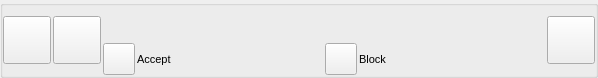
<?xml version="1.0" encoding="UTF-8"?>
<ui version="4.0">
 <class>PersonOfferListItemUi</class>
 <widget class="QWidget" name="PersonOfferListItemUi">
  <property name="geometry">
   <rect>
    <x>0</x>
    <y>0</y>
    <width>598</width>
    <height>74</height>
   </rect>
  </property>
  <property name="sizePolicy">
   <sizepolicy hsizetype="Expanding" vsizetype="Minimum">
    <horstretch>0</horstretch>
    <verstretch>0</verstretch>
   </sizepolicy>
  </property>
  <property name="minimumSize">
   <size>
    <width>0</width>
    <height>0</height>
   </size>
  </property>
  <property name="maximumSize">
   <size>
    <width>16777215</width>
    <height>16777215</height>
   </size>
  </property>
  <property name="font">
   <font>
    <pointsize>8</pointsize>
   </font>
  </property>
  <property name="windowTitle">
   <string>Form</string>
  </property>
  <property name="styleSheet">
   <string notr="true"/>
  </property>
  <layout class="QGridLayout" name="gridLayout">
   <property name="leftMargin">
    <number>0</number>
   </property>
   <property name="topMargin">
    <number>0</number>
   </property>
   <property name="rightMargin">
    <number>0</number>
   </property>
   <property name="bottomMargin">
    <number>0</number>
   </property>
   <property name="spacing">
    <number>0</number>
   </property>
   <item row="0" column="0">
    <widget class="QGroupBox" name="groupBox">
     <property name="title">
      <string notr="true"/>
     </property>
     <layout class="QHBoxLayout" name="horizontalLayout_2">
      <property name="spacing">
       <number>2</number>
      </property>
      <property name="leftMargin">
       <number>0</number>
      </property>
      <property name="topMargin">
       <number>0</number>
      </property>
      <property name="rightMargin">
       <number>0</number>
      </property>
      <property name="bottomMargin">
       <number>0</number>
      </property>
      <item>
       <widget class="VxPushButton" name="m_AvatarButton">
        <property name="sizePolicy">
         <sizepolicy hsizetype="Fixed" vsizetype="Fixed">
          <horstretch>0</horstretch>
          <verstretch>0</verstretch>
         </sizepolicy>
        </property>
        <property name="minimumSize">
         <size>
          <width>48</width>
          <height>48</height>
         </size>
        </property>
        <property name="maximumSize">
         <size>
          <width>48</width>
          <height>48</height>
         </size>
        </property>
        <property name="text">
         <string notr="true"/>
        </property>
        <property name="iconSize">
         <size>
          <width>48</width>
          <height>48</height>
         </size>
        </property>
       </widget>
      </item>
      <item>
       <widget class="VxPushButton" name="m_FriendshipButton">
        <property name="sizePolicy">
         <sizepolicy hsizetype="Fixed" vsizetype="Fixed">
          <horstretch>0</horstretch>
          <verstretch>0</verstretch>
         </sizepolicy>
        </property>
        <property name="minimumSize">
         <size>
          <width>48</width>
          <height>48</height>
         </size>
        </property>
        <property name="maximumSize">
         <size>
          <width>48</width>
          <height>48</height>
         </size>
        </property>
        <property name="text">
         <string notr="true"/>
        </property>
        <property name="iconSize">
         <size>
          <width>48</width>
          <height>48</height>
         </size>
        </property>
       </widget>
      </item>
      <item>
       <layout class="QVBoxLayout" name="verticalLayout">
        <property name="spacing">
         <number>2</number>
        </property>
        <item>
         <layout class="QHBoxLayout" name="TitleHorizontalLayout">
          <property name="spacing">
           <number>0</number>
          </property>
          <property name="leftMargin">
           <number>0</number>
          </property>
          <item>
           <widget class="QLabel" name="m_TitlePart1">
            <property name="font">
             <font>
              <pointsize>8</pointsize>
              <italic>false</italic>
              <bold>false</bold>
             </font>
            </property>
            <property name="text">
             <string/>
            </property>
           </widget>
          </item>
          <item>
           <widget class="QLabel" name="m_TitlePart2">
            <property name="text">
             <string/>
            </property>
           </widget>
          </item>
          <item>
           <spacer name="horizontalSpacer">
            <property name="orientation">
             <enum>Qt::Horizontal</enum>
            </property>
            <property name="sizeHint" stdset="0">
             <size>
              <width>40</width>
              <height>20</height>
             </size>
            </property>
           </spacer>
          </item>
         </layout>
        </item>
        <item>
         <widget class="QLabel" name="m_Line2Label">
          <property name="text">
           <string notr="true"/>
          </property>
         </widget>
        </item>
        <item>
         <layout class="QHBoxLayout" name="horizontalLayout">
          <item>
           <widget class="VxPushButton" name="m_AcceptButton">
            <property name="sizePolicy">
             <sizepolicy hsizetype="Fixed" vsizetype="Fixed">
              <horstretch>0</horstretch>
              <verstretch>0</verstretch>
             </sizepolicy>
            </property>
            <property name="minimumSize">
             <size>
              <width>32</width>
              <height>32</height>
             </size>
            </property>
            <property name="maximumSize">
             <size>
              <width>32</width>
              <height>32</height>
             </size>
            </property>
            <property name="text">
             <string notr="true"/>
            </property>
            <property name="iconSize">
             <size>
              <width>48</width>
              <height>48</height>
             </size>
            </property>
           </widget>
          </item>
          <item>
           <widget class="QLabel" name="m_AcceptLabel">
            <property name="text">
             <string>Accept</string>
            </property>
           </widget>
          </item>
          <item>
           <widget class="VxPushButton" name="m_RejectButton">
            <property name="sizePolicy">
             <sizepolicy hsizetype="Fixed" vsizetype="Fixed">
              <horstretch>0</horstretch>
              <verstretch>0</verstretch>
             </sizepolicy>
            </property>
            <property name="minimumSize">
             <size>
              <width>32</width>
              <height>32</height>
             </size>
            </property>
            <property name="maximumSize">
             <size>
              <width>32</width>
              <height>32</height>
             </size>
            </property>
            <property name="text">
             <string notr="true"/>
            </property>
            <property name="iconSize">
             <size>
              <width>48</width>
              <height>48</height>
             </size>
            </property>
           </widget>
          </item>
          <item>
           <widget class="QLabel" name="m_RejectLabel">
            <property name="text">
             <string>Block</string>
            </property>
           </widget>
          </item>
         </layout>
        </item>
       </layout>
      </item>
      <item>
       <widget class="VxPushButton" name="m_MenuButton">
        <property name="sizePolicy">
         <sizepolicy hsizetype="Fixed" vsizetype="Fixed">
          <horstretch>0</horstretch>
          <verstretch>0</verstretch>
         </sizepolicy>
        </property>
        <property name="minimumSize">
         <size>
          <width>48</width>
          <height>48</height>
         </size>
        </property>
        <property name="maximumSize">
         <size>
          <width>48</width>
          <height>48</height>
         </size>
        </property>
        <property name="text">
         <string notr="true"/>
        </property>
        <property name="iconSize">
         <size>
          <width>48</width>
          <height>48</height>
         </size>
        </property>
       </widget>
      </item>
     </layout>
    </widget>
   </item>
  </layout>
 </widget>
 <customwidgets>
  <customwidget>
   <class>VxPushButton</class>
   <extends>QPushButton</extends>
   <header>VxPushButton.h</header>
  </customwidget>
 </customwidgets>
 <resources/>
 <connections/>
</ui>
